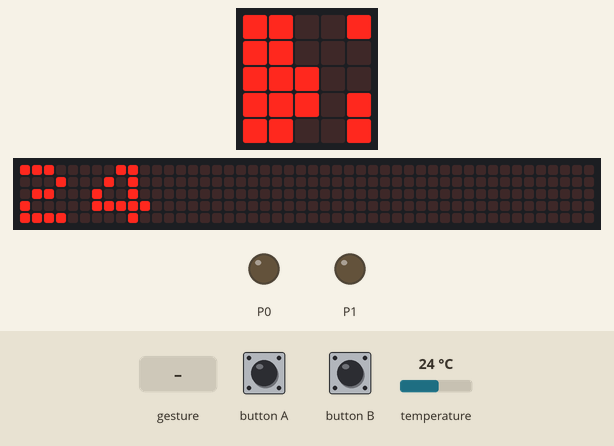
Bench run of a program on a simulated BBC micro:bit (MakeCode). On the bench: the board's 5×5 LED display, a strip that is not on the board, showing the scrolling text unrolled, output pins drawn as LEDs (lit = HIGH). The inputs (shaded band) are chosen by the test bench; at power-on: temperature 24 °C. A tilt is held for 1.5 s and a shake lasts 1 s, then the board lies face up again; the 48×5 strip is a reading aid, not a part: it shows the text the display is scrolling, unrolled, one strip-width of it at a time.

Above: at 3.6 s.
3.7 s: gesture 'shake'
At 6.3 s:
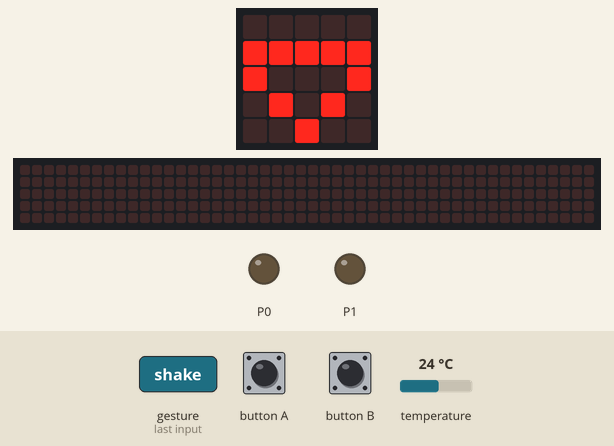
At 9.4 s:
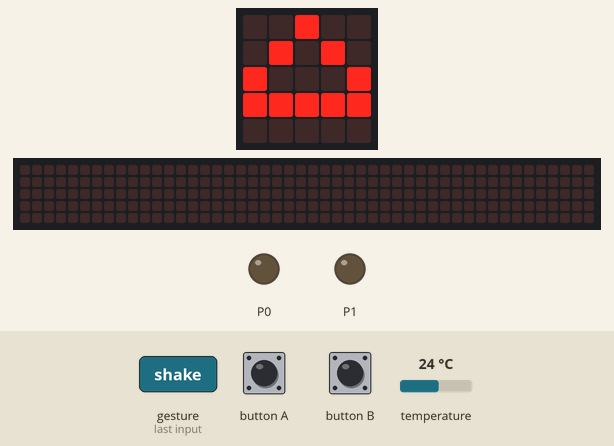
11.1 s: button A pressed for 0.15 s
11.8 s: temperature set to 22.3 °C
17.3 s: temperature set to 21.1 °C
At 22.0 s:
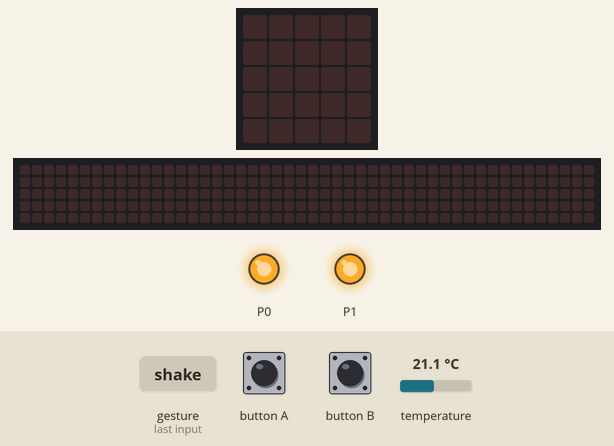
26.1 s: button B pressed for 0.15 s
26.8 s: gesture 'shake'
At 31.29 s:
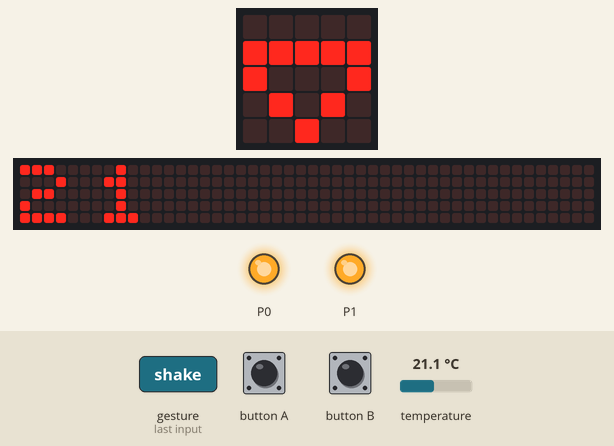
Timing chart, 0 to 32.8 s (numbered marks = the images above; inputs shaded):
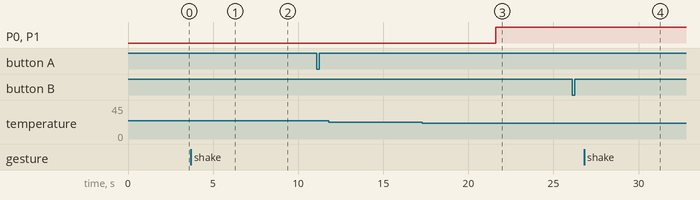

The program:

main.ts
```typescript
input.onButtonPressed(Button.A, function () {
    TargetTemp += -1
    basic.showLeds(`
        . # # # .
        # . . . #
        # . . . #
        . # . # .
        . # # # .
        `)
    basic.showNumber(TargetTemp)
})
input.onButtonPressed(Button.B, function () {
    TargetTemp += 1
    basic.showLeds(`
        . # # # .
        # . . . #
        # . . . #
        . # . # .
        . # # # .
        `)
    basic.showNumber(TargetTemp)
})
input.onGesture(Gesture.Shake, function () {
    basic.showLeds(`
        . . . . .
        # # # # #
        # . . . #
        . # . # .
        . . # . .
        `)
    basic.showNumber(mintemp)
    basic.showLeds(`
        . . # . .
        . # . # .
        # . . . #
        # # # # #
        . . . . .
        `)
    basic.showNumber(maxtemp)
    basic.clearScreen()
})
let maxtemp = 0
let mintemp = 0
let TargetTemp = 0
let realtemp = input.temperature()
TargetTemp = 22
mintemp = realtemp
maxtemp = realtemp
basic.forever(function () {
    realtemp = input.temperature()
    if (realtemp <= TargetTemp) {
        pins.digitalWritePin(DigitalPin.P0, 1)
        pins.digitalWritePin(DigitalPin.P1, 1)
    }
    if (realtemp > TargetTemp) {
        pins.digitalWritePin(DigitalPin.P0, 0)
        pins.digitalWritePin(DigitalPin.P1, 0)
    }
    if (realtemp < mintemp) {
        mintemp = realtemp
    }
    if (realtemp > maxtemp) {
        maxtemp = realtemp
    }
    basic.pause(3000)
    basic.showLeds(`
        . # # . .
        . # # . .
        # # # # .
        # # # # .
        . # # . .
        `)
    basic.showNumber(realtemp)
})
```

test.ts
```typescript
// aquí va el archivo "tests"; esto no se compilará cuando este paquete se utilice como una extensión.
```

Measured:
- the behaviour switches between 22 and 21.9 °C on temperature (found by bisection; images 2 and 3)
- after the input at 3.7 s, the display: first differs from a run without the input after 2.4 s (image 1)
- after the input at 17.3 s, P0, P1: LOW → HIGH after 4.3 s
- after the input at 26.8 s, the display: first differs from a run without the input after 4.0 s (image 4 shows a later state)
- what the display in image 1 shows lasts 0.4 s, from 6.1 s to 6.5 s
- what the display in image 3 shows lasts 3.0 s, from 21.6 s to 24.6 s
